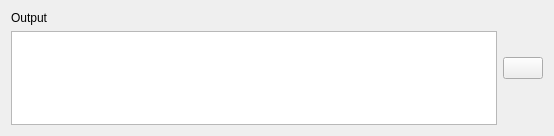
<?xml version="1.0" encoding="UTF-8"?>
<ui version="4.0">
 <class>Output</class>
 <widget class="QWidget" name="Output">
  <property name="geometry">
   <rect>
    <x>0</x>
    <y>0</y>
    <width>554</width>
    <height>136</height>
   </rect>
  </property>
  <property name="sizePolicy">
   <sizepolicy hsizetype="Preferred" vsizetype="Preferred">
    <horstretch>0</horstretch>
    <verstretch>0</verstretch>
   </sizepolicy>
  </property>
  <property name="maximumSize">
   <size>
    <width>16777215</width>
    <height>16777215</height>
   </size>
  </property>
  <property name="windowTitle">
   <string>Form</string>
  </property>
  <property name="styleSheet">
   <string notr="true"/>
  </property>
  <layout class="QHBoxLayout" name="horizontalLayout">
   <item>
    <layout class="QVBoxLayout" name="verticalLayout">
     <item>
      <widget class="QLabel" name="outputLabel">
       <property name="text">
        <string>Output</string>
       </property>
      </widget>
     </item>
     <item>
      <widget class="QPlainTextEdit" name="outputField"/>
     </item>
    </layout>
   </item>
   <item>
    <widget class="QPushButton" name="hideOutputButton">
     <property name="text">
      <string/>
     </property>
     <property name="icon">
      <iconset resource="sources.qrc">
       <normaloff>:/sources/img/icons/closeOutput.svg</normaloff>:/sources/img/icons/closeOutput.svg</iconset>
     </property>
    </widget>
   </item>
  </layout>
 </widget>
 <resources>
  <include location="sources.qrc"/>
 </resources>
 <connections>
  <connection>
   <sender>hideOutputButton</sender>
   <signal>clicked()</signal>
   <receiver>Output</receiver>
   <slot>hide()</slot>
   <hints>
    <hint type="sourcelabel">
     <x>518</x>
     <y>58</y>
    </hint>
    <hint type="destinationlabel">
     <x>532</x>
     <y>102</y>
    </hint>
   </hints>
  </connection>
 </connections>
</ui>
